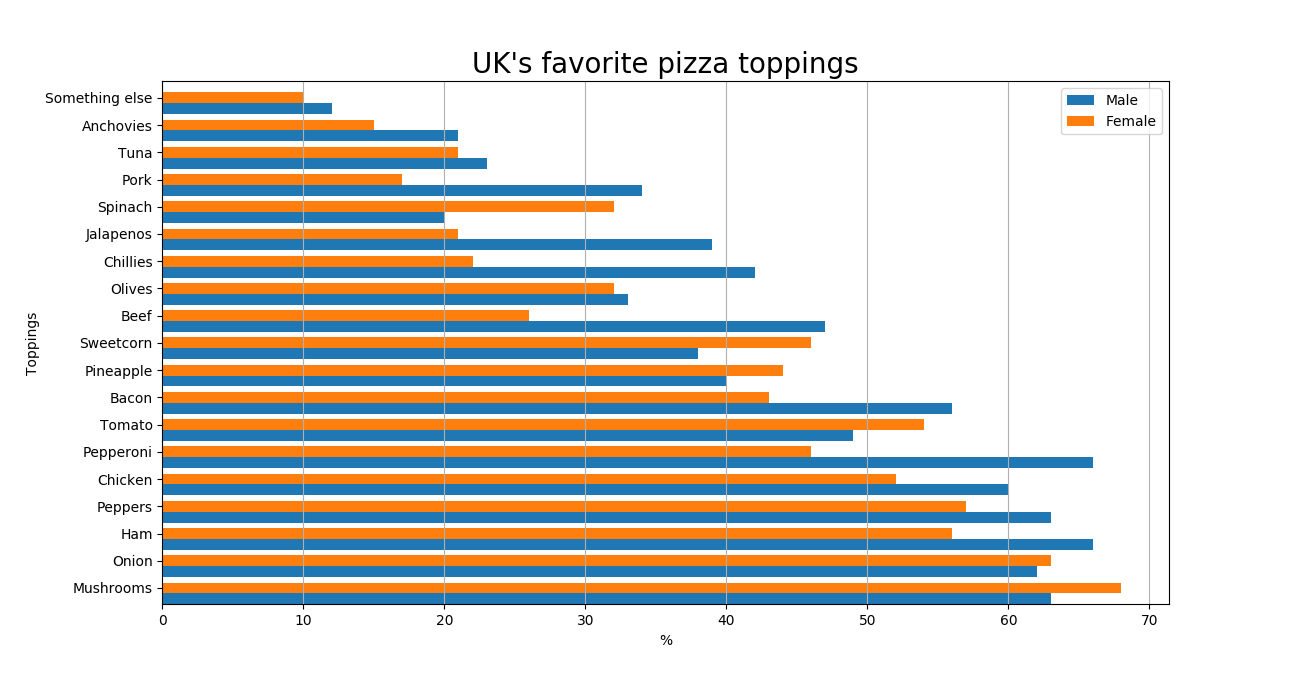

Generate this figure with Python:
import matplotlib.pyplot as plt
import numpy as np
import pandas

w13 = [{"topping":"Mushrooms","total":65,"male":63,"female":68},
{"topping":"Onion","total":62,"male":62,"female":63},
{"topping":"Ham","total":61,"male":66,"female":56},
{"topping":"Peppers","total":60,"male":63,"female":57},
{"topping":"Chicken","total":56,"male":60,"female":52},
{"topping":"Pepperoni","total":56,"male":66,"female":46},
{"topping":"Tomato","total":51,"male":49,"female":54},
{"topping":"Bacon","total":49,"male":56,"female":43},
{"topping":"Pineapple","total":42,"male":40,"female":44},
{"topping":"Sweetcorn","total":42,"male":38,"female":46},
{"topping":"Beef","total":36,"male":47,"female":26},
{"topping":"Olives","total":33,"male":33,"female":32},
{"topping":"Chillies","total":31,"male":42,"female":22},
{"topping":"Jalapenos","total":30,"male":39,"female":21},
{"topping":"Spinach","total":26,"male":20,"female":32},
{"topping":"Pork","total":25,"male":34,"female":17},
{"topping":"Tuna","total":22,"male":23,"female":21},
{"topping":"Anchovies","total":18,"male":21,"female":15},
{"topping":"Something else","total":11,"male":12,"female":10}];

toppings = []
male = []
female = []
total = []

for topping in w13:
    toppings.append(topping['topping'])
    male.append(topping['male'])
    female.append(topping['female'])
    total.append(topping['total'])

df = pandas.DataFrame(dict(graph=toppings,
                           male=male, female=female))

ind = np.arange(len(df))
width = 0.4

fig, ax = plt.subplots()
ax.barh(ind, df.male, width, label='Male')
ax.barh(ind + width, df.female, width, label='Female')

ax.set(yticks=ind + width, yticklabels=df.graph, ylim=[2*width - 1, len(df)])
ax.legend()
ax.xaxis.grid(True)
plt.xlabel("%")
plt.ylabel("Toppings")
plt.title("UK's favorite pizza toppings", fontname='sans', fontsize=20)
plt.show()
